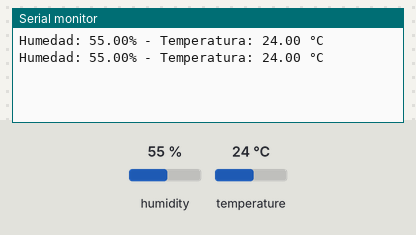
A program run on a simulated Arduino Uno, built with avr-gcc and run on an emulated ATmega328P. On the bench: the last lines printed to the serial monitor. The test bench sets the inputs (shaded band); at power-on: humidity 55 %, temperature 24 °C.

Above: at 4.8 s.
4.9 s: humidity set to 22 %
At 7.0 s:
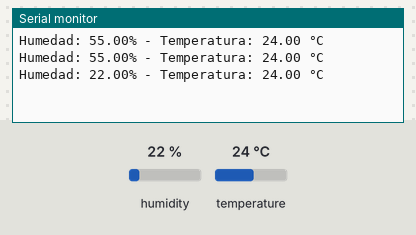
7.9 s: temperature set to 12 °C
At 8.7 s:
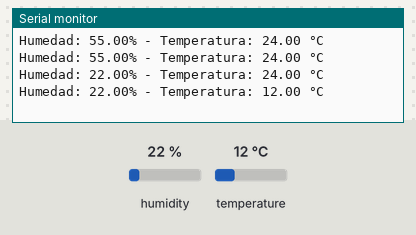
10.9 s: humidity set to 40 %
At 13.4 s:
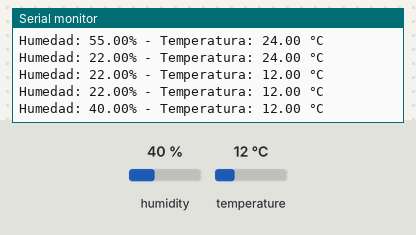
Timing chart, 0 to 14.9 s (numbered marks = the images above; inputs shaded):
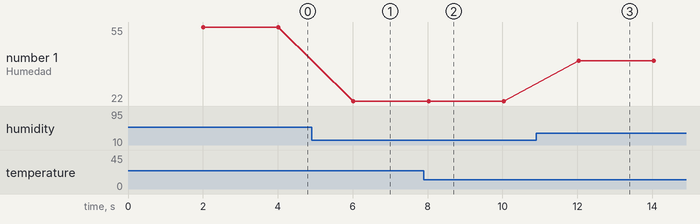

Measured:
- after the input at 4.9 s, the serial monitor: prints a new line after 1.1 s (image 1)
- after the input at 7.9 s, the serial monitor: prints a new line after 0.12 s (image 2)
- after the input at 10.9 s, the serial monitor: prints a new line after 1.1 s (image 3)
- plotted number 1: 55 → 22 after the input at 4.9 s, 22 → 40 after the input at 10.9 s

The program:

main.cpp
```cpp
#include <Arduino.h>

#include <Adafruit_Sensor.h>
#include <DHT.h>
#define PinSensor 2
DHT dht(PinSensor, DHT22);

void setup() {
  Serial.begin(9600);
  dht.begin();
}

void loop() {
  delay(2000);
  float humedad = dht.readHumidity();
  float temperatura = dht.readTemperature();
  if (isnan(humedad) || isnan(temperatura)) {
    Serial.println("Error al leer del sensor DHT");
  } else {
    Serial.print("Humedad: ");
    Serial.print(humedad);
    Serial.print("% - ");
    Serial.print("Temperatura: ");
    Serial.print(temperatura);
    Serial.println(" °C");
  }
}
```
